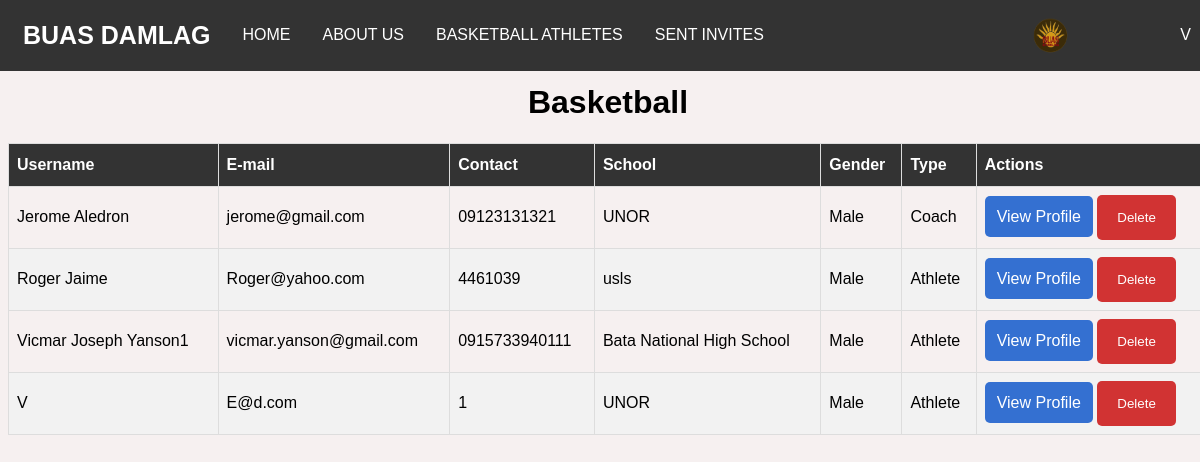
/sport.php?sport=Basketball (signed in), run on an earlier commit of the app's database.
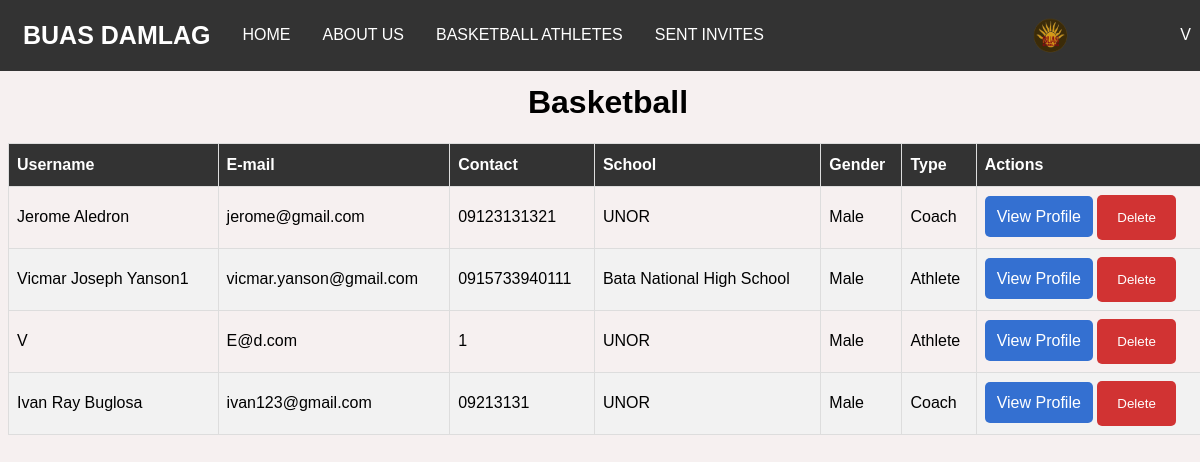
And on a later commit of the database.
### tables this page shows
CREATE TABLE `users` (
  `id` int(20) NOT NULL,
  `name` varchar(70) NOT NULL,
  `password` varchar(40) NOT NULL,
  `email` varchar(50) NOT NULL,
  `school` varchar(100) DEFAULT NULL,
  `previous_school` text,
  `contact` varchar(20) DEFAULT NULL,
  `address` varchar(100) DEFAULT NULL,
  `birthdate` date NOT NULL,
  `gender` text NOT NULL,
  `sport` text,
  `position` text,
  `created_at` datetime NOT NULL,
  `updated_at` datetime NOT NULL,
  `type` text NOT NULL,
  `status` text NOT NULL,
  `image` varchar(100) NOT NULL
);

### web_db.php (called while the page is built, shortened)
<?php
$dbHost = 'localhost';
$dbName = 'android_db';
$dbUser = 'root';
$dbPass = '';
    try {
        $config = new PDO("mysql:host={$dbHost};dbname={$dbName}",$dbUser,$dbPass);
        $config->setAttribute(PDO::ATTR_ERRMODE,PDO::ERRMODE_EXCEPTION);
    } catch(PDOException $e) {
        echo $e->getMessage();
    }
    include_once('web_config.php');
    $pdo = new Config($config);
?>

### authentication.php (called while the page is built, shortened)
<?php
            $email = $_SESSION['email'];
            $current_user = $pdo->checkEmail($email);
?>

### web_config.php (called while the page is built, shortened)
<?php
    class Config {
        private $db;
        function __construct($config){
            $this->db = $config;
        }
        public function checkEmail($email){
            try{
                $query = $this->db->prepare("SELECT * from users where email=:email");
                $query->bindparam(":email", $email);
                $query->execute();
                return $request = $query->fetch();
            }catch(Exception $e){
                echo $e->getMessage();
                return false;
            }
        }
        public function fetchSport($sport){
            try{
                $query = $this->db->prepare("SELECT * from users WHERE sport='$sport' AND status='Activated'");
                $query->bindparam(":sport", $sport);
                $query->execute();
                return $request = $query->fetchAll();
            }catch(Exception $e){
                echo $e->getMessage();
                return false;
            }
        }
    }
?>

### sport.php (the view, shortened to what this page needs)
<?php
    include_once('web_db.php');
    include_once('authentication.php');
    $getSport = $_GET['sport'];
?>
<!DOCTYPE html>
<html lang="en">
    <head>
        <link href="styles.css" rel="stylesheet" />
    </head>
    <body>
        <?php include('navbar.php') ?>
        <div class="container">
            <center><h1><?php echo $getSport ?></h1>
                <table id="users">
                <thead>
                        <tr>
                            <th>Username</th>
                            <th>E-mail</th>
                            <th>Contact</th>
                            <th>School</th>
                            <th>Gender</th>
                            <th>Type</th>
                            <th>Actions</th>
                </thead>
                <tbody>
                    <?php
                        $users = $pdo->fetchSport($getSport);
                        if(is_array($users) && !empty($users)){
                            foreach($users as $user){
                    ?>
                    <tr>
                        <td><?php echo $user['name']; ?></td>
                        <td><?php echo $user['email']; ?></td>
                        <td><?php echo $user['contact']; ?></td>
                        <td><?php if(empty($user['school'])){
                                    echo $user['previous_school'];
                            }else{
                                echo $user['school'];
                            } ?></td>
                        <td><?php echo $user['gender']; ?></td>
                        <td><?php echo $user['type']; ?></td>
                        <td>
                            <a class="view-profile" href="userProfile.php?id=<?php echo $user['id']?>">View Profile</a>
                            <form method="post" class="delete-form">
                                <button class="delete-button" type="submit" name="delete">Delete</button>
                            </form>
                        </td>
                    </tr>
                    <?php } }?>
                </tbody>
            </table>
            </center>
        </div>
    </body>
</html>

### navbar.php (shortened to what this page needs)
<nav class="navbar">
    <div class="container">
    <strong><a class="brand-logo" href="home.php">BUAS DAMLAG</a></strong>
    <a href="home.php" class="list">HOME</a>
    <a href="about.php" class="list">ABOUT US</a>
    <?php
        if($current_user['type'] == 'Admin'){
    ?>
        <a href="index.php" class="list">USERS</a>
    <?php }else{ ?>
        <a href="index.php" class="list"><?php echo strtoupper($current_user['sport']);?> ATHLETES</a>
        <a href="invites.php" class="list">SENT INVITES</a>
    <?php } ?>
        <?php $imageURL = 'uploads/'.$current_user["image"];?>
            <img src="<?php if(empty($current_user["image"])){ echo 'uploads/default.png';}else{ echo $imageURL;}?>" class="navbar-image" />
        <div class="dropdown user-profile list">
            <button class="dropbtn" onclick="profileDropdown()">
                <?php echo $current_user['name']?>
            </button>
        </div>
    </div>
</nav>

### styles.css (style rules this page uses)
body { font-family: 'Nunito', sans-serif; background-color: #f3ebebb7; }
form { margin: auto; }
.delete-form { display: inline-block; }
.delete-button { background-color: #d13333; color: white; padding: 15px 20px; border: none; cursor: pointer; border-radius: 5px; font-family: 'Nunito', sans-serif; }
.container { width:1200px; margin: auto; }
#users { font-family: 'Nunito', sans-serif; border-collapse: collapse; width: 100%; }
#users td, #users th { border: 1px solid #ddd; padding: 8px; }
#users tr:nth-child(even) { background-color: #f2f2f2; }
#users th { padding-top: 12px; padding-bottom: 12px; text-align: left; background-color: #333; color: white; }
.navbar { overflow: hidden; background-color: #333; font-family: 'Nunito', sans-serif; margin: -8px; padding: 7px; }
.navbar a { float: left; font-size: 16px; color: white; text-align: center; padding: 14px 16px; text-decoration: none; }
.navbar .list { margin-top: 5px; }
.dropdown { float: left; overflow: hidden; }
.dropdown .dropbtn { cursor: pointer; font-size: 16px; border: none; outline: none; color: white; padding: 14px 16px; background-color: inherit; font-family: inherit; margin: 0; }
.user-profile { float: right; }
.view-profile { text-decoration: none; color: white; background-color: #3470d1; border: none; padding: 12px 12px; border-radius: 5px; text-align: center; }
.brand-logo { font-size: 25px !important; }
.navbar-image { height: 40px; width: 40px; border: none; border-radius: 50%; margin-top: 10px; margin-left: 250px; }

What changed in the data, as far as the page shows it:
no longer on this page (row edited): users: name "Roger Jaime", email "Roger@yahoo.com", contact "4461039", previous_school "usls", gender "Male", type "Athlete"
added users: name "Ivan Ray Buglosa", email "ivan123@gmail.com", contact "09213131", school "UNOR", gender "Male", type "Coach"
